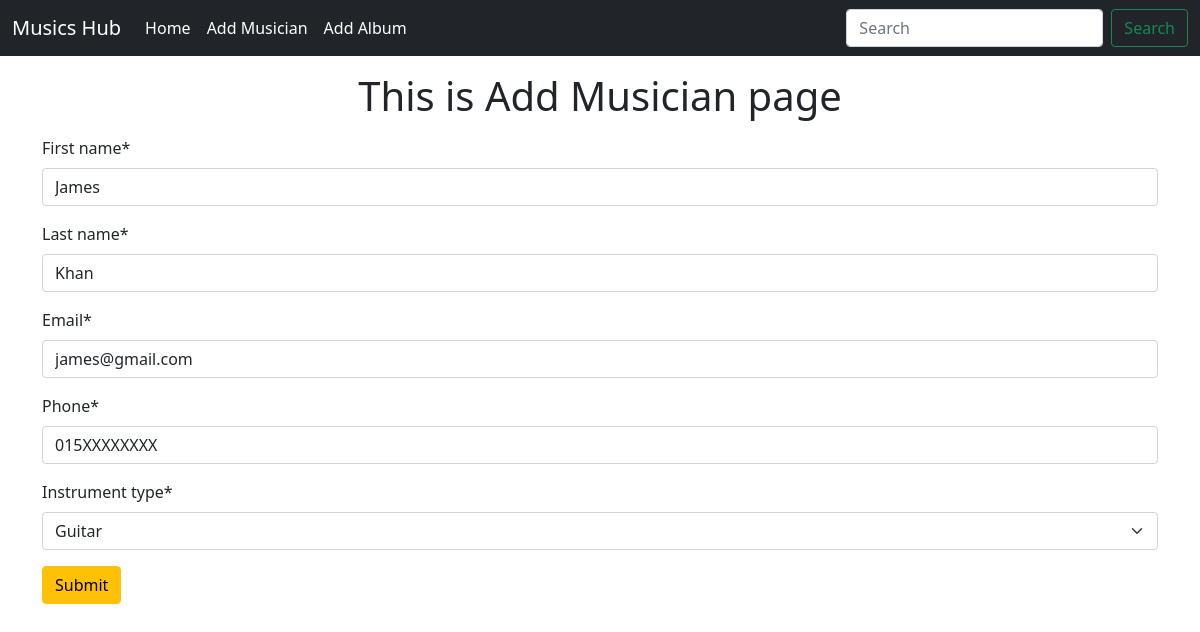
Screenshot of /musician/edit_musician/28/ with the database file from the repository.
### musicians/models.py (models this page shows, shortened)
class Musicians(models.Model):
    first_name= models.CharField(max_length=50)
    last_name= models.CharField(max_length=50)
    email= models.EmailField()
    phone= models.CharField(max_length=15)
    instruments= (('saxophone', 'Saxophone'), ('cello', 'Cello'),('clarinet','Clarinet'),
('harp','Harp'),('bass', 'Bass'),('guitar','Guitar'),('trombone','Trombone'))
    instrument_type= models.CharField(max_length=50, choices=instruments)

### musicians/views.py (the view)
# urls.py: path('edit_musician/<int:id>/', views.edit_musician, name='editMusician'),
def edit_musician(request, id):
    target= Musicians.objects.get(pk= id)
    edit_form= MusicianForm(instance=target)
    if request.method=="POST":
        edit_form= MusicianForm(request.POST, instance=target)
        if edit_form.is_valid():
            edit_form.save()
            return redirect('homePage')
    return render(request, 'musicians/musicians.html', {'form': edit_form})

### musicians/forms.py
class MusicianForm(forms.ModelForm):
    class Meta:
        model= Musicians
        fields= '__all__'

### musicians/templates/musicians/musicians.html (shortened to what this page needs)
{% extends "base.html" %}
{% load crispy_forms_tags %}
{% block content %}
    <h1 class= 'text-center m-3'>This is Add Musician page</h1>
    <form method= 'post' class='container'>
        {{form | crispy }}
        <button class="btn btn-warning">Submit</button>
    </form>
{% endblock content %}

### rows the page displays
Musicians: first_name "James", last_name "Khan", email "james@gmail.com", phone "015XXXXXXXX", instrument_type "Guitar"
